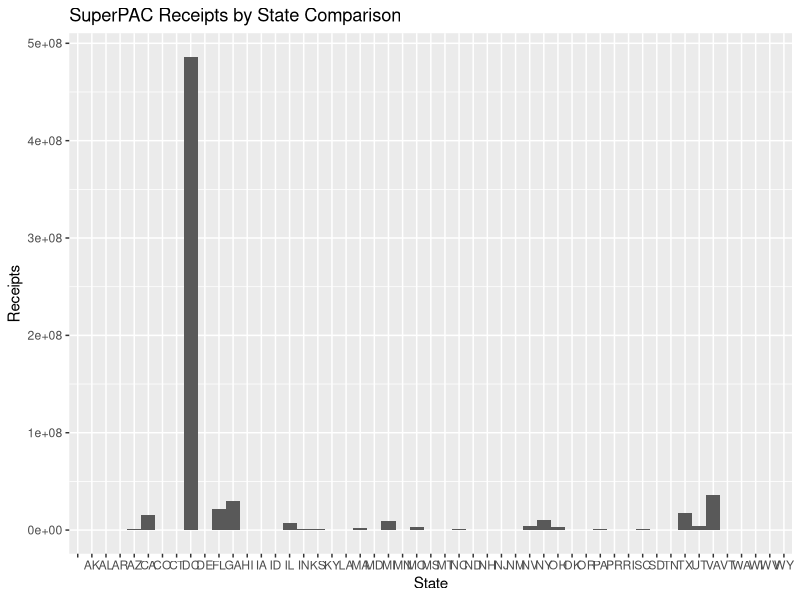
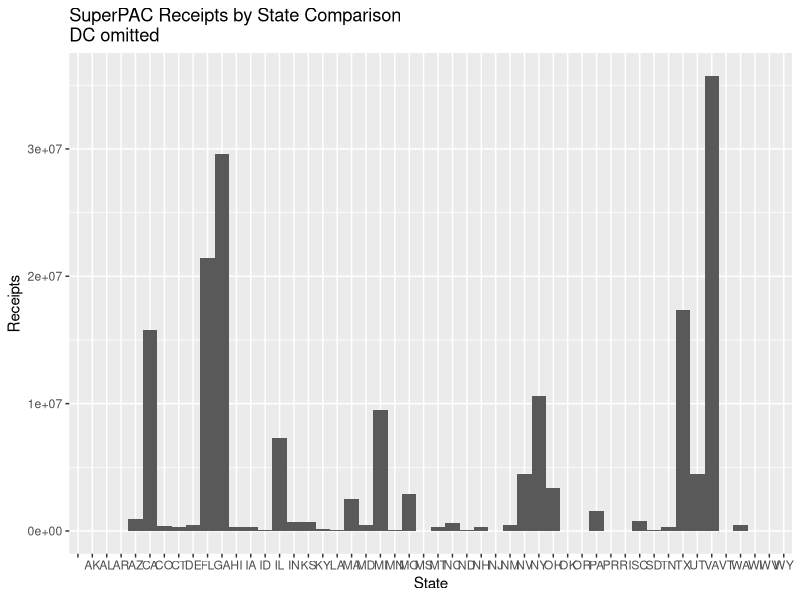
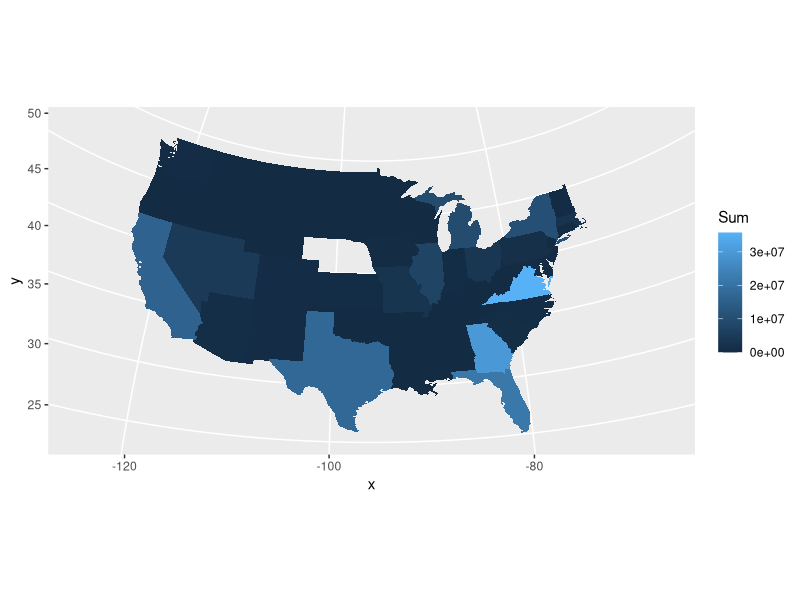
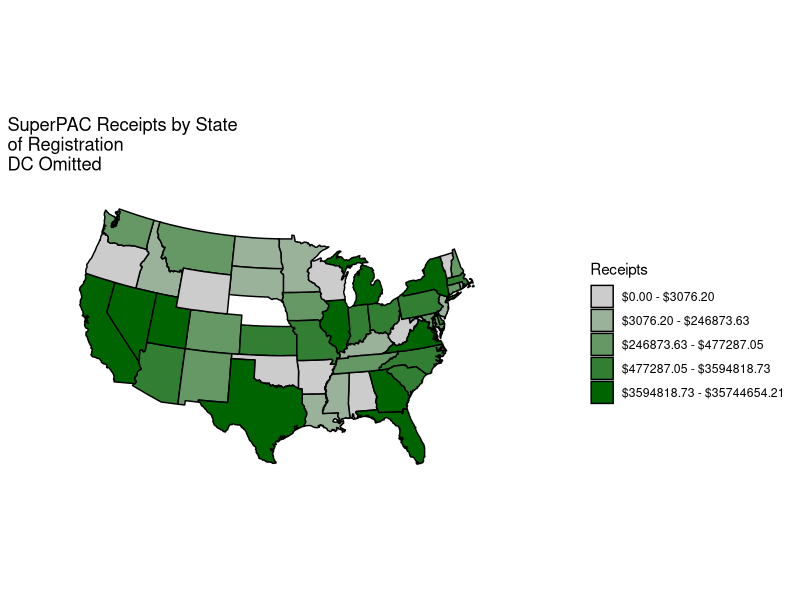

R code for these plots, in order:
## ---- chunk 1
suppressPackageStartupMessages(require(mapproj))
suppressPackageStartupMessages(require(ggplot2))
suppressPackageStartupMessages(require(grid))
suppressPackageStartupMessages(library(maps))
suppressPackageStartupMessages(require(plyr))

pac <- read.csv("./committee_summary.csv", header=TRUE)

names(pac)[12] <- "receipts"
str(pac)
## ---- chunk 2
pdata <- ddply(pac, "state", summarize, Sum = sum(receipts, na.rm=TRUE))

states_map <- map_data("state")

pdata$statelc <- tolower(state.name[match(pdata$state, state.abb)])

pdata$statelc[9] <- "district of columbia"

ggplot(data=pdata, aes(x=state, y=Sum)) + 
  geom_bar(width=1, stat="identity") + 
  theme(legend.position="none") + 
  labs(x="State", y="Receipts") + 
  ggtitle("SuperPAC Receipts by State Comparison")
## ---- chunk 3
pdata.noDC = subset(pdata, state!="DC")

ggplot(pdata.noDC, aes(x=state, y=Sum)) + 
  geom_bar(width=1, stat="identity") + 
  theme(legend.position="none") + labs(x="State", y="Receipts") + 
  ggtitle("SuperPAC Receipts by State Comparison\nDC omitted")
## ---- chunk 4
ggplot(pdata.noDC, aes(map_id = statelc, fill=Sum)) + 
  geom_map(map=states_map) + 
  expand_limits(x=states_map$long, y=states_map$lat)+
  coord_map("polyconic")
## ---- chunk 5
qs = quantile(pdata.noDC$Sum, c(0.0, 0.2, 0.4, 0.6, 0.8, 1.0))
qsf = sprintf("$%.2f", qs)
qlabels = paste(head(qsf, -1), tail(qsf, -1), sep=' - ')

pdata.noDC$Sum_q <- cut(pdata.noDC$Sum, qs, labels=qlabels, include.lowest=TRUE)

pal <- colorRampPalette(c("grey80", "darkgreen"))(5)

clean_theme <- theme(axis.title = element_blank(), axis.text=element_blank(), panel.background=element_blank(), panel.grid=element_blank(), axis.ticks.length = unit(0, "cm"), complete=TRUE)

ggplot(pdata.noDC, aes(map_id = statelc, fill=Sum_q))+ geom_map(map=states_map, colour="black") + 
  scale_fill_manual(values=pal) + 
  expand_limits(x=states_map$long, y=states_map$lat)+
  coord_map("polyconic") + 
  labs(fill="Receipts", x="Longitude", y="Latitude") + 
  ggtitle("SuperPAC Receipts by State\nof Registration\nDC Omitted") + 
  clean_theme
